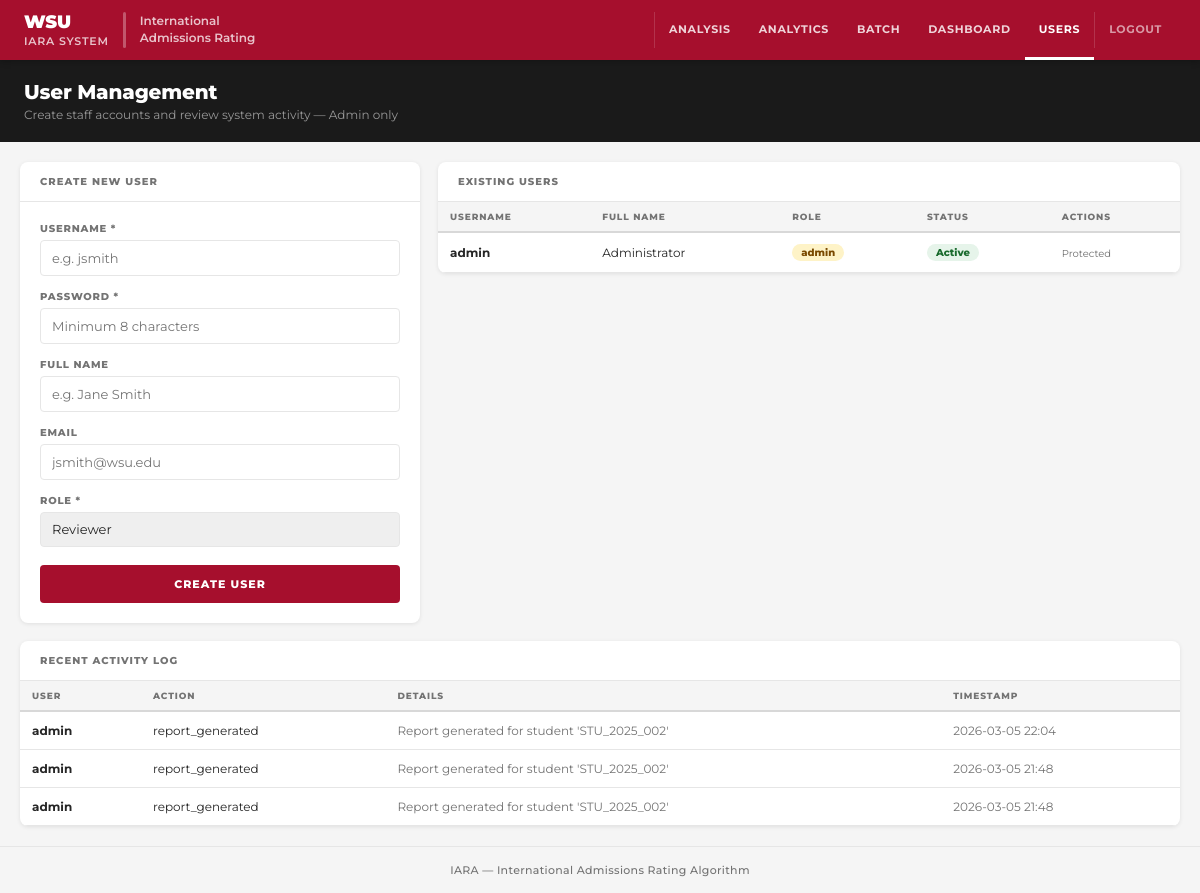
The app's page /admin/users (signed in), older data.
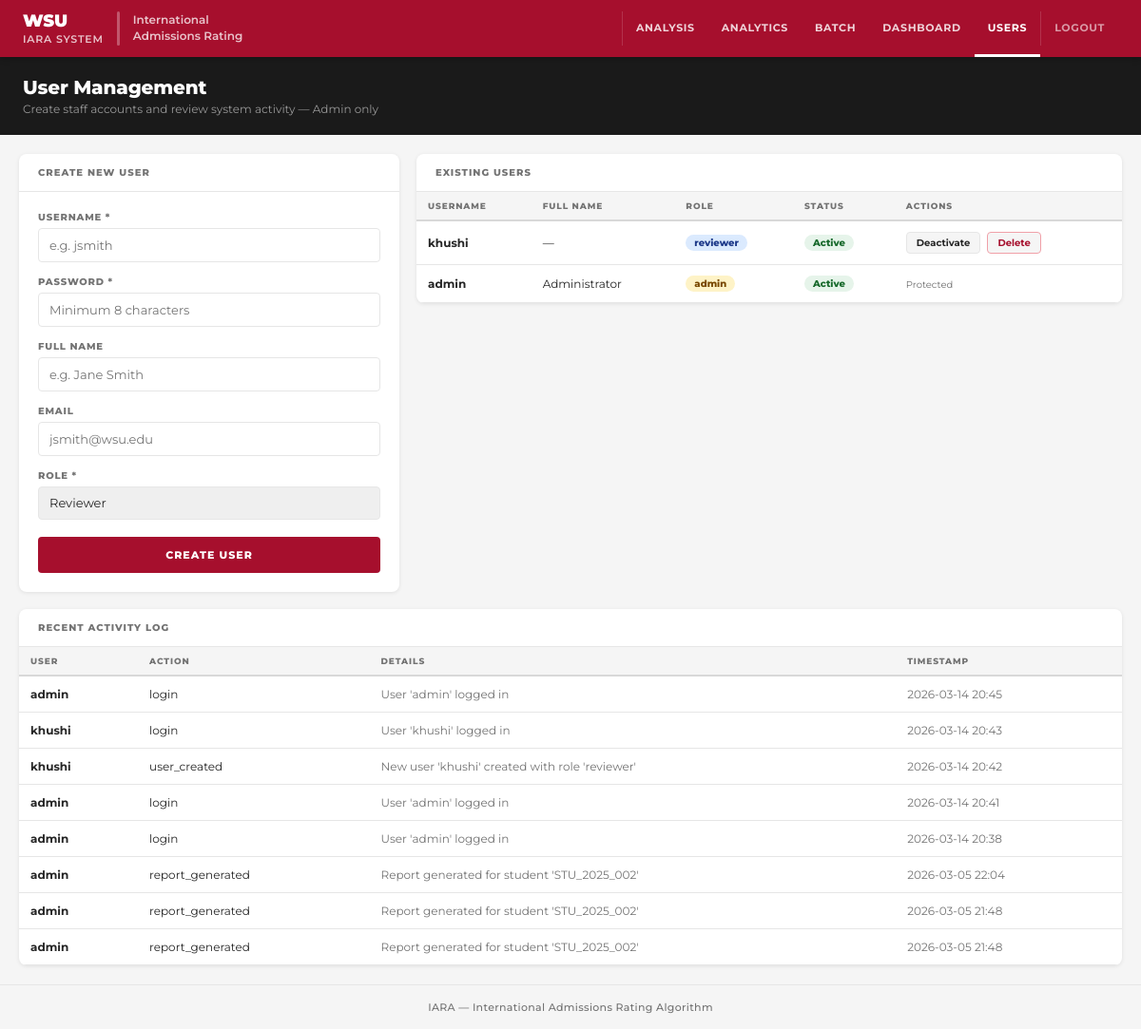
The same page, newer data.
### tables this page shows
CREATE TABLE users (
                    id INTEGER PRIMARY KEY AUTOINCREMENT,
                    username TEXT UNIQUE NOT NULL,
                    password_hash TEXT NOT NULL,
                    salt TEXT NOT NULL,
                    full_name TEXT,
                    email TEXT,
                    role TEXT DEFAULT 'reviewer',
                    is_active INTEGER DEFAULT 1,
                    created_at TEXT DEFAULT CURRENT_TIMESTAMP,
                    last_login TEXT
                );

CREATE TABLE activity_log (
                    id INTEGER PRIMARY KEY AUTOINCREMENT,
                    user_id INTEGER,
                    action TEXT NOT NULL,
                    details TEXT,
                    timestamp TEXT DEFAULT CURRENT_TIMESTAMP
                );

### app.py (the view)
@app.route('/admin/users')
def admin_users():
    redirect_response = require_login()
    if redirect_response:
        return redirect_response
    if session.get('role') != 'admin':
        return "Access denied", 403
    db = get_db()
    users    = db.get_all_users()    if hasattr(db, 'get_all_users')    else []
    activity = db.get_activity_log(limit=50)
    return render_template('admin_users.html',
                           username=session.get('full_name'),
                           users=users,
                           activity=activity)

### app.py (called while the page is built)
def require_login():
    if 'user_id' not in session:
        return redirect(url_for('login'))
    return None

### db/database.py (called while the page is built)
def get_db() -> Database:
    global _db_instance
    if _db_instance is None:
        _db_instance = Database()
    return _db_instance

    def _get_connection(self):
        conn = sqlite3.connect(
            self.db_path,
            timeout=10,
            check_same_thread=False
        )
        conn.row_factory = sqlite3.Row
        conn.execute("PRAGMA journal_mode=WAL;")
        return conn

    def get_all_users(self) -> List[Dict]:
        with self._get_connection() as conn:
            cursor = conn.cursor()
            cursor.execute("""
                SELECT id, username, full_name, email, role, is_active,
                       created_at, last_login
                FROM users
                ORDER BY created_at DESC
            """)
            return [dict(row) for row in cursor.fetchall()]

### templates/admin_users.html (shortened to what this page needs)
<!DOCTYPE html>
<html lang="en">
<head>
  <link rel="stylesheet" href="https://cdn-web-wsu.s3-us-west-2.amazonaws.com/designsystem/1.x/build/dist/wsu-design-system.bundle.dist.css">
</head>
<body>
<header class="site-header">
  <a class="site-brand" href="/">
    <div><div class="brand-wsu">WSU</div><div class="brand-app">IARA System</div></div>
    <div class="brand-rule"></div>
    <div style="font-size:12px;font-weight:600;color:rgba(255,255,255,.75);line-height:1.4;">International<br>Admissions Rating</div>
  </a>
  <nav class="site-nav">
    <a href="/">Analysis</a><a href="/analytics">Analytics</a><a href="/batch">Batch</a>
    <a href="/dashboard">Dashboard</a><a href="/admin/users" class="current">Users</a>
    <div class="nav-div"></div><a href="/logout" style="opacity:.7">Logout</a>
  </nav>
</header>
<div class="page-hero"><h1>User Management</h1><p>Create staff accounts and review system activity — Admin only</p></div>
<main class="page-body">
  <div class="two-col">
    <div class="card">
      <div class="card-head"><h2>Create New User</h2></div>
      <div class="card-body">
        <form id="createUserForm" onsubmit="createUser(event)">
          <div class="form-group"><label>Username *</label><input type="text" id="username" required placeholder="e.g. jsmith"></div>
          <div class="form-group"><label>Password *</label><input type="password" id="password" required placeholder="Minimum 8 characters"></div>
          <div class="form-group"><label>Full Name</label><input type="text" id="full_name" placeholder="e.g. Jane Smith"></div>
          <div class="form-group"><label>Email</label><input type="email" id="email" placeholder="jsmith@wsu.edu"></div>
          <div class="form-group">
            <label>Role *</label>
            <select id="role" required>
              <option value="reviewer">Reviewer</option>
            </select>
          </div>
          <button type="submit" class="btn-primary">Create User</button>
        </form>
      </div>
    </div>
    <div class="card">
      <div class="card-head"><h2>Existing Users</h2></div>
      <div style="padding:0;">
        <table class="data-table">
          <thead><tr><th>Username</th><th>Full Name</th><th>Role</th><th>Status</th><th>Actions</th></tr></thead>
          <tbody>
            {% for user in users %}
            <tr>
              <td><strong>{{ user.username }}</strong></td>
              <td>{{ user.full_name or "—" }}</td>
              <td><span class="badge b-{{ user.role }}">{{ user.role }}</span></td>
              <td><span class="badge b-{{ 'active' if user.is_active else 'inactive' }}">{{ 'Active' if user.is_active else 'Inactive' }}</span></td>
              <td style="white-space:nowrap">
                {% if user.username != "admin" %}
                <button class="act-btn" onclick="toggleUser('{{ user.id }}', '{{ user.is_active }}', '{{ user.username }}')">{{ 'Deactivate' if user.is_active else 'Activate' }}</button>
                <button class="act-btn danger" onclick="deleteUser('{{ user.id }}', '{{ user.username }}')">Delete</button>
                {% else %}
                <span style="font-size:10px;color:var(--gm)">Protected</span>
                {% endif %}
              </td>
            </tr>
            {% endfor %}
          </tbody>
        </table>
      </div>
    </div>
  </div>
  <div class="card">
    <div class="card-head"><h2>Recent Activity Log</h2></div>
    <div style="padding:0;">
      <table class="data-table">
        <thead><tr><th>User</th><th>Action</th><th>Details</th><th>Timestamp</th></tr></thead>
        <tbody>
          {% for log in activity %}
          <tr>
            <td><strong>{{ log.username or 'System' }}</strong></td>
            <td>{{ log.action }}</td>
            <td style="color:var(--gm);">{{ log.details or '—' }}</td>
            <td style="color:var(--gm);">{{ log.timestamp[:16] }}</td>
          </tr>
          {% endfor %}
        </tbody>
      </table>
    </div>
  </div>
</main>
<footer class="site-footer">IARA — International Admissions Rating Algorithm</footer>
</body>
</html>

Row changes from the older to the newer data that the page shows:
added users: username "khushi", full_name "—", role "reviewer", is_active "Active", is_active "Deactivate"
added activity_log: username "admin", action "login", details "User 'admin' logged in", timestamp "2026-03-14 20:45"
added activity_log: username "khushi", action "login", details "User 'khushi' logged in", timestamp "2026-03-14 20:43"
added activity_log: username "khushi", action "user_created", details "New user 'khushi' created with role 'reviewer'", timestamp "2026-03-14 20:42"
added activity_log: username "admin", action "login", details "User 'admin' logged in", timestamp "2026-03-14 20:41"
added activity_log: username "admin", action "login", details "User 'admin' logged in", timestamp "2026-03-14 20:38"
